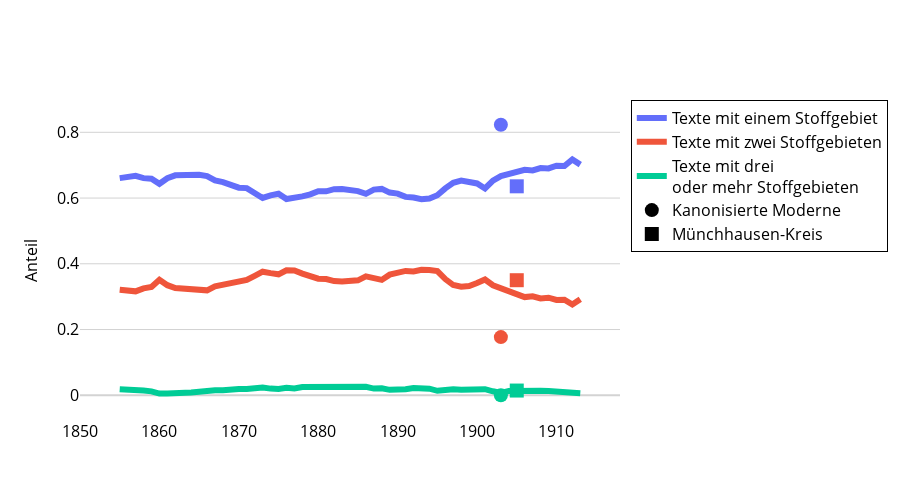

The notebook cell saved with this chart:
### Markdown cell above
# Anzahl

### Code cell
meta_plot = ts[[
    '1stoffgebiet_share_smoothed', 
    '2stoffgebiet_share_smoothed', 
    '3stoffgebiet_share_smoothed'
]]
meta_plot.columns = [
    'Texte mit einem Stoffgebiet', 
    'Texte mit zwei Stoffgebieten', 
    'Texte mit drei<br>oder mehr Stoffgebieten'
]
# save_ts_data(meta_plot, prefix="06_04_Anzahl_Stoffgebiete_")

fig = create_ts_plot(
    data = meta_plot, 
    columns = meta_plot.columns, 
    y_axis_title = 'Anteil',
    add_corporas = sub_df, add_corpora_names = sub_names,
    add_corpora_categories = ['1stoffgebiet_share', '2stoffgebiet_share', '3stoffgebiet_share']
)
fig = update_fig_for_publication(fig)
fig.write_image(f"plots/6.4.1 Anzahl behandelter Stoffgebiete im Zeitverlauf.pdf")
fig.show()

### Figure 1 — Plotly figure (JSON) as saved in the notebook; plotly's stock layout.template omitted (floating-point values rounded to 4 significant figures)
{"data": [{"line": {"color": "#636EFA", "width": 6}, "mode": "lines", "name": "Texte mit einem Stoffgebiet", "type": "scatter", "x": [1850, 1851, 1852, 1853, 1854, 1855, 1856, 1857, 1858, 1859, 1860, 1861, 1862, 1863, 1864, 1865, 1866, 1867, 1868, 1869, 1870, 1871, 1872, 1873, 1874, 1875, 1876, 1877, 1878, 1879, 1880, 1881, 1882, 1883, 1884, 1885, 1886, 1887, 1888, 1889, 1890, 1891, 1892, 1893, 1894, 1895, 1896, 1897, 1898, 1899, 1900, 1901, 1902, 1903, 1904, 1905, 1906, 1907, 1908, 1909, 1910, 1911, 1912, 1913, 1914, 1915, 1916, 1917, 1918], "y": [null, null, null, null, null, 0.6606, 0.6641, 0.6675, 0.6606, 0.6586, 0.6434, 0.6601, 0.669, 0.6706, 0.6718, 0.671, 0.6669, 0.6536, 0.6485, 0.6393, 0.6316, 0.6303, 0.6157, 0.6003, 0.6082, 0.6132, 0.597, 0.5995, 0.6052, 0.6114, 0.621, 0.6205, 0.6269, 0.6273, 0.6265, 0.6211, 0.6129, 0.6257, 0.6279, 0.6166, 0.6135, 0.6036, 0.6014, 0.5963, 0.5988, 0.6085, 0.6294, 0.6465, 0.653, 0.6508, 0.6444, 0.6292, 0.6532, 0.6668, 0.6717, 0.6783, 0.6858, 0.6841, 0.6912, 0.6901, 0.6983, 0.6976, 0.7174, 0.7017, null, null, null, null, null]}, {"line": {"color": "#EF553B", "width": 6}, "mode": "lines", "name": "Texte mit zwei Stoffgebieten", "type": "scatter", "x": [1850, 1851, 1852, 1853, 1854, 1855, 1856, 1857, 1858, 1859, 1860, 1861, 1862, 1863, 1864, 1865, 1866, 1867, 1868, 1869, 1870, 1871, 1872, 1873, 1874, 1875, 1876, 1877, 1878, 1879, 1880, 1881, 1882, 1883, 1884, 1885, 1886, 1887, 1888, 1889, 1890, 1891, 1892, 1893, 1894, 1895, 1896, 1897, 1898, 1899, 1900, 1901, 1902, 1903, 1904, 1905, 1906, 1907, 1908, 1909, 1910, 1911, 1912, 1913, 1914, 1915, 1916, 1917, 1918], "y": [null, null, null, null, null, 0.3209, 0.3203, 0.3161, 0.3253, 0.3297, 0.3516, 0.3349, 0.326, 0.3246, 0.3197, 0.3187, 0.3192, 0.3312, 0.3362, 0.3423, 0.3498, 0.3509, 0.3633, 0.376, 0.3716, 0.3679, 0.3803, 0.3799, 0.37, 0.3633, 0.3547, 0.3537, 0.3475, 0.3463, 0.3464, 0.3496, 0.3615, 0.3539, 0.351, 0.367, 0.3714, 0.3782, 0.3765, 0.3818, 0.3812, 0.3779, 0.3534, 0.3353, 0.3301, 0.3324, 0.3413, 0.3523, 0.3348, 0.3262, 0.3156, 0.3082, 0.2987, 0.3013, 0.2948, 0.2967, 0.2898, 0.2908, 0.2762, 0.2922, null, null, null, null, null]}, {"line": {"color": "#00CC96", "width": 6}, "mode": "lines", "name": "Texte mit drei<br>oder mehr Stoffgebieten", "type": "scatter", "x": [1850, 1851, 1852, 1853, 1854, 1855, 1856, 1857, 1858, 1859, 1860, 1861, 1862, 1863, 1864, 1865, 1866, 1867, 1868, 1869, 1870, 1871, 1872, 1873, 1874, 1875, 1876, 1877, 1878, 1879, 1880, 1881, 1882, 1883, 1884, 1885, 1886, 1887, 1888, 1889, 1890, 1891, 1892, 1893, 1894, 1895, 1896, 1897, 1898, 1899, 1900, 1901, 1902, 1903, 1904, 1905, 1906, 1907, 1908, 1909, 1910, 1911, 1912, 1913, 1914, 1915, 1916, 1917, 1918], "y": [null, null, null, null, null, 0.01842, 0.0156, 0.01638, 0.01417, 0.01174, 0.005062, 0.004989, 0.004964, 0.004806, 0.008516, 0.01036, 0.01389, 0.01514, 0.01527, 0.01836, 0.01867, 0.01888, 0.02099, 0.0237, 0.02023, 0.01883, 0.02269, 0.0206, 0.02478, 0.02532, 0.02439, 0.02579, 0.02566, 0.02635, 0.02709, 0.02921, 0.0256, 0.02034, 0.02112, 0.01644, 0.0151, 0.01825, 0.02209, 0.02184, 0.02003, 0.01361, 0.01713, 0.01818, 0.0169, 0.01677, 0.01428, 0.01851, 0.01199, 0.006928, 0.01272, 0.01352, 0.01552, 0.01462, 0.01404, 0.01323, 0.01191, 0.01157, 0.006415, 0.006177, null, null, null, null, null]}, {"marker": {"color": ["#636EFA", "#EF553B", "#00CC96", "#AB63FA", "#FFA15A", "#19D3F3"], "size": 14, "symbol": "circle"}, "mode": "markers", "name": "Kanonisierte Moderne", "showlegend": false, "type": "scatter", "x": [1903, 1903, 1903, 1903], "y": [0.823, 0.177, 0]}, {"marker": {"color": "black", "size": 14, "symbol": "circle"}, "mode": "markers", "name": "Kanonisierte Moderne", "type": "scatter", "x": [null], "y": [null]}, {"marker": {"color": ["#636EFA", "#EF553B", "#00CC96", "#AB63FA", "#FFA15A", "#19D3F3"], "size": 14, "symbol": "square"}, "mode": "markers", "name": "Münchhausen-Kreis", "showlegend": false, "type": "scatter", "x": [1905, 1905, 1905, 1905], "y": [0.6357, 0.35, 0.01429]}, {"marker": {"color": "black", "size": 14, "symbol": "square"}, "mode": "markers", "name": "Münchhausen-Kreis", "type": "scatter", "x": [null], "y": [null]}], "layout": {"font": {"color": "black"}, "height": 500, "legend": {"bordercolor": "black", "borderwidth": 1, "font": {"size": 16}, "traceorder": "normal"}, "paper_bgcolor": "white", "plot_bgcolor": "white", "width": 900, "xaxis": {"autorange": true, "color": "black", "gridcolor": "white", "range": [1850, 1918], "showgrid": false, "tickfont": {"size": 16}, "title": {"font": {"size": 16}}, "type": "linear"}, "yaxis": {"autorange": true, "color": "black", "gridcolor": "lightgray", "range": [-0.0753, 0.8983], "tickfont": {"size": 16}, "title": {"font": {"size": 16}, "text": "Anteil"}, "type": "linear", "zerolinecolor": "lightgray"}}}
